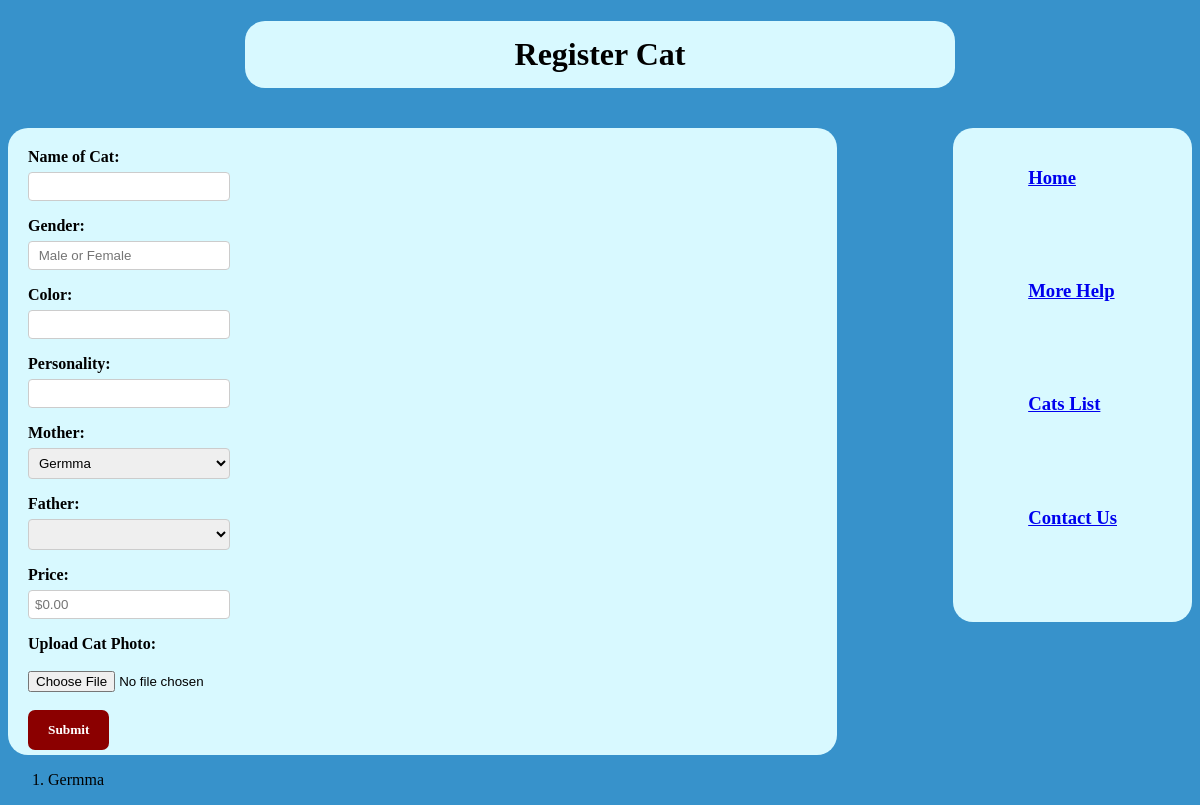
Page /cat_register/ on the earlier database version.
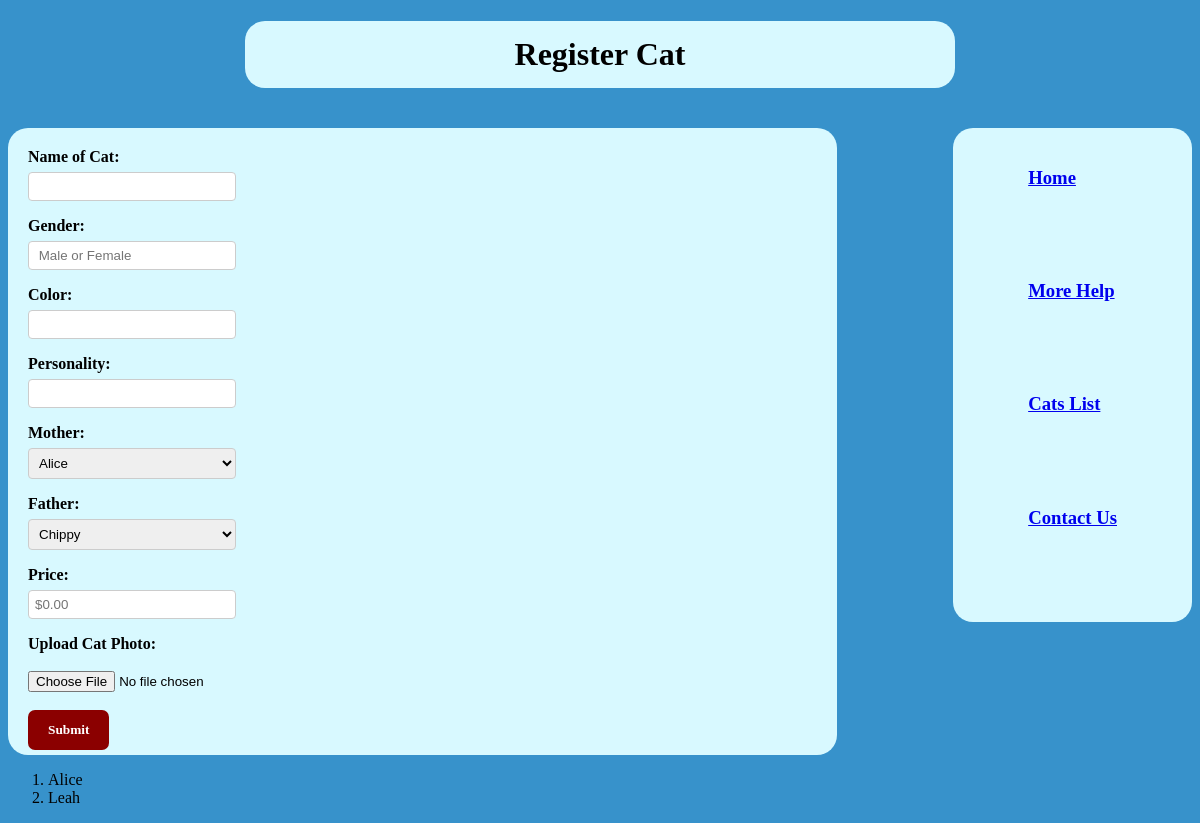
Same page on the later database version.
### katz/models.py (models this page shows)
class CatTest(models.Model):
    owner = models.CharField(max_length=15, null=True, blank=True)
    name = models.CharField(max_length=15, null=True, blank=True)
    gender = models.CharField(max_length=15, null=True, blank=True)
    color = models.CharField(max_length=15, null=True, blank=True)
    personality = models.CharField(max_length=15, null=True, blank=True)
    price = models.CharField(max_length=15, null=True, blank=True)
    mother = models.CharField(max_length=15, null=True, blank=True)
    father = models.CharField(max_length=15, null=True, blank=True)
    image = models.ImageField(upload_to='images', null=True, blank=True)
    def __str__(self):
        return self.name

### katz/views.py (the view, shortened to what this page needs)
# urls.py: path('cat_register/', views.cat_register, name='cat_register'),
def cat_register(request):
    females = CatTest.objects.filter(gender="Female")
    males = CatTest.objects.filter(gender="Male")
    f = {'females':females}
    m = f.update({'males':males})
    return render(request, "../templates/cat_register.html", f, m )

### katz/templates/cat_register.html (shortened to what this page needs)
<!DOCTYPE html>
<html lang="en">
 <head>
	 {% load static %}
<link rel="stylesheet" href="register.css">
</head>
<body>
<h1>Register Cat</h1>
<br>
 <div class="rightside">
<h3><a href="{% url 'index' %}">Home</a></h3><br><br><br>
<h3><a href="FAQ.html">More Help</a></h3><br><br><br>
<h3><a href="{% url 'kittens' %}">Cats List</a></h3><br><br><br>
<h3><a href="mailto:someone@some.some">Contact Us</a></h3><br><br><br>
</div>
 <div class="container">
 <form name="cat_register" action="" method="post"  onsubmit = "return checkGender()" enctype="multipart/form-data">{% csrf_token %}
  <label for="kitten" class="form-label">Name of Cat:<br></label>
	<input type="text"  name="catname" required><br>
     <label for="gender" class="form-label">Gender:<br></label>
     <input type="text"  name="gender" id ="gender" placeholder=" Male or Female "required><br>
  <label for="kitten" class="form-label">Color:<br></label>
	<input type="text" name="color" required><br>
  <label for="kitten" class="form-label"> Personality: <br></label>
	<input type="text"  name="personality" required><br>
     <label for="mother">Mother:</label>
     <select name="mother" id="mother">
         {% for females in females %} <option value="{{females.name}}">{{females}}</option> {% endfor %}
     </select>
     <label for="father">Father:</label>
     <select name="father" id="father">
         {% for males in males %} <option value="{{males.name}}">{{males}}</option> {% endfor %}
     </select><br>
     <label for="kitten" class="form-label"> Price: <br></label>
     <input type="text"  name="price" placeholder="$0.00" required ><br>
	<label for="kitten" class="form-label"> Upload Cat Photo: <br><br></label>
	<input type="file" id="kitten" name="image" required><br><br>
										  <input type= "submit" value="Submit">
 </form>
 </div>
<ol>
    {% for females in females %}
    <li>{{females}}</li>
    {% endfor %}
</ol>
</body>
</html>

### katz/templates/register.css (style rules this page uses)
body { background-color:#3792cb; }
input[type=text], select, textarea { width: 20%; padding: 6px; border: 1px solid #ccc; border-radius: 4px; box-sizing: border-box; margin-top: 6px; margin-bottom: 16px; }
input[type=email], select, textarea { width: 20%; padding: 6px; border: 1px solid #ccc; border-radius: 4px; box-sizing: border-box; margin-top: 6px; margin-bottom: 16px; }
input[type=password], select, textarea { width: 20%; padding: 6px; border: 1px solid #ccc; border-radius: 4px; box-sizing: border-box; margin-top: 6px; margin-bottom: 16px; }
input[type=submit] { background-color: #8B0000; color: white; padding: 12px 20px; border: none; border-radius: 7px; cursor: pointer; font-family: georgia; font-weight: 900; }
.container { display: flex; box-sizing: border-box; width: 70%; border-radius: 20px; background-color: #d8f9ff; padding: 5px; font-family: georgia; font-weight: 900; padding-left: 20px; padding-top: 20px; }
.rightside { background:#d8f9ff; float:right; box-sizing: border-box; border-radius: 20px; padding:20px 75px; justify-content:center; font-family: georgia; }
h1 { vertical-align: middle; text-align: center; font-family: georgia; border-radius: 20px; background-color: #d8f9ff; padding-top:15px; padding-bottom:15px; }

### katz/templates/cat_register.html (style rules this page uses)
body { background-color:#3792cb; }
input[type=text], select, textarea { width: 80%; padding: 6px; border: 1px solid #ccc; border-radius: 4px; box-sizing: border-box; margin-top: 6px; margin-bottom: 16px; }
input[type=email], select, textarea { width: 80%; padding: 6px; border: 1px solid #ccc; border-radius: 4px; box-sizing: border-box; margin-top: 6px; margin-bottom: 16px; }
input[type=password], select, textarea { width: 80%; padding: 6px; border: 1px solid #ccc; border-radius: 4px; box-sizing: border-box; margin-top: 6px; margin-bottom: 16px; }
input[type=submit] { background-color: #8B0000; color: white; padding: 12px 20px; border: none; border-radius: 7px; cursor: pointer; font-family: georgia; font-weight: 900; }
.container { display: flex; box-sizing: border-box; width: 70%; border-radius: 20px; background-color: #d8f9ff; padding: 5px; font-family: georgia; font-weight: 900; padding-left: 20px; padding-top: 20px; }
.rightside { background:#d8f9ff; float:right; box-sizing: border-box; border-radius: 20px; padding:20px 75px; justify-content:center; font-family: georgia; }
h1 { vertical-align: middle; text-align: center; font-family: georgia; border-radius: 20px; background-color: #d8f9ff; padding-top:15px; padding-bottom:15px; width:60%; margin-right: auto; margin-left: auto; }

Differences in the rows shown:
removed CatTest: name "Germma"
added CatTest: name "Alice"
added CatTest: name "Leah"
Other differences:
form field mother: "Germma" → "Alice"
form field father: (not shown) → "Chippy"
